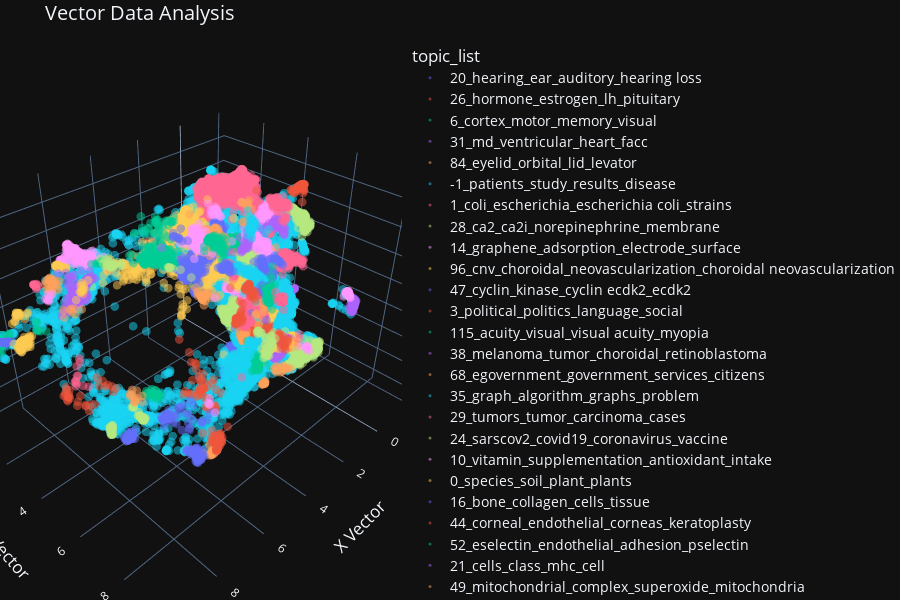

Notebook source saved alongside this figure:
### Markdown cell above
# Vector Data Analysis using Plotly

### Code cell
#  'x_vector', 'y_vector', and 'z_vector' are numeric columns in DataFrame

# Create a scatter plot in 3D space
fig = px.scatter_3d(df, x='x_vector', y='y_vector', z='z_vector',
                     title='Vector Data Analysis',
                     color='topic_list',  # or color='topic_code'
                     labels={'x_vector': 'X Vector', 'y_vector': 'Y Vector', 'z_vector': 'Z Vector'},
                     template='plotly_dark')

# Customize the appearance of the chart
fig.update_traces(marker=dict(size=3, opacity=0.5), selector=dict(mode='markers'))

# Adjust the layout for better visibility
fig.update_layout(
    scene=dict(
        xaxis_title='X Vector',
        yaxis_title='Y Vector',
        zaxis_title='Z Vector',
        xaxis_tickfont_size=12,
        yaxis_tickfont_size=12,
        zaxis_tickfont_size=12,
    ),
    font=dict(size=14),
    margin=dict(l=0, r=0, b=0, t=40),  # Adjust margins for title
    height=600,  # Increase the chart height for better visibility
)

# Show the interactive 3D scatter plot
fig.show()
